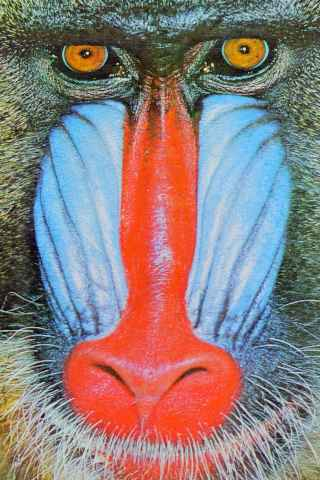
#> input picture lib/TFT_eSPI/examples/Generic/ESP32_SDcard_jpeg/Data/Baboon40.jpg, 320 x 480 px
$ python jpg_to_sjpg.py ../../TFT_eSPI/examples/Generic/ESP32_SDcard_jpeg/Data/Baboon40.jpg
#> lines starting #> are read from the running program, lines starting #| are printed output that depends on the picture
#!/usr/bin/env python3
# SJPEG converter script for LVGL
# Converts JPEG images to split JPEG (sjpg) format for efficient display
# Dependencies: Python 3, Pillow (PIL)

import math
import os
import sys
import time
from PIL import Image

# Constants
SJPG_FILE_FORMAT_VERSION = "V1.00"
JPEG_SPLIT_HEIGHT = 16

def print_usage():
    """Print usage information"""
    print("Usage: python jpg_to_sjpg.py <input_file.jpg>")
    print("")
    print("Example: python jpg_to_sjpg.py image.jpg")
    print("")
    print("Output files:")
    print("  <name>.sjpg  - Binary split JPEG file")
    print("  <name>.c     - C array header file for LVGL")
    sys.exit(1)

def check_dependencies():
    """Check if required dependencies are installed"""
    try:
        from PIL import Image
    except ImportError:
        print("Error: Pillow library not found!")
        print("Install with: pip install Pillow")
        sys.exit(1)

def main():
    # Check dependencies first
    check_dependencies()

    # Parse command line arguments
    if len(sys.argv) != 2:
        print_usage()

    input_file = sys.argv[1]

    # Extract output filename (handle both Unix and Windows paths)
    basename = os.path.basename(input_file)
    output_name = os.path.splitext(basename)[0]

    # Check if input file exists
    if not os.path.exists(input_file):
        print(f"\nError: File not found: {input_file}")
        sys.exit(1)

    print("\nConversion started...")
    start_time = time.time()

    try:
        im = Image.open(input_file)
#> im is the input picture: PIL image 320x480 RGB; mean R, G, B 141.1, 125, 124.7
        im.load()
    except Exception as e:
        print(f"\nError: Could not open image file: {e}")
        sys.exit(1)

    width, height = im.size
#> width = 320; height = 480
    print(f"\nInput:")
    print(f"\tFile: {input_file}")
    print(f"\tResolution: {width} x {height}")
#| 	Resolution: 320 x 480

    # Calculate split parameters
    block_size = JPEG_SPLIT_HEIGHT
    num_splits = math.ceil(height / block_size)
#> num_splits = 30

    print(f"\tSplits: {num_splits} (block size: {block_size}px)")
#| 	Splits: 30 (block size: 16px)

    # Temporary files for each split
    temp_files = []
    lenbuf = []

    try:
        # Process each split
        row_remaining = height
#> row_remaining = 480
        for i in range(num_splits):
            if row_remaining < block_size:
                crop = im.crop((0, i * block_size, width, row_remaining + i * block_size))
            else:
                crop = im.crop((0, i * block_size, width, block_size + i * block_size))

            row_remaining -= block_size

            # Save split as temporary JPEG
            temp_file = f"{i}.jpg"
            temp_files.append(temp_file)
            crop.save(temp_file, quality=90)
            lenbuf.append(os.path.getsize(temp_file))
#> this loop made 30 passes
#> pass 1, in main, `crop = im.crop((0, i * block_size, width, block_size + i * block_size))`:
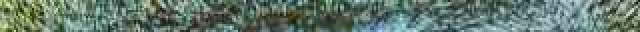
#> crop: PIL image 320x16 RGB (shown 2 times larger); mean R, G, B 98.2, 120.1, 109
#> pass 2, in main, `crop = im.crop((0, i * block_size, width, block_size + i * block_size))`:
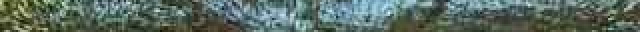
#> crop: PIL image 320x16 RGB (shown 2 times larger); mean R, G, B 89.9, 107.5, 98.4
#> pass 3, in main, `crop = im.crop((0, i * block_size, width, block_size + i * block_size))`:
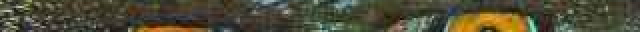
#> crop: PIL image 320x16 RGB (shown 2 times larger); mean R, G, B 77.8, 75, 53.8
#> after the loop:
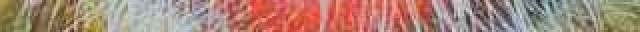
#> crop: PIL image 320x16 RGB (shown 2 times larger); mean R, G, B 168.3, 133.4, 119.8
#> after the loop, lenbuf = 30 values, max 2940 at index 5, min 1800 at index 11, mean 2263.2; row_remaining = 0; temp_files = 30 items, first 6: '0.jpg', '1.jpg', '2.jpg', '3.jpg', '4.jpg', '5.jpg'

        # Read all split data
        sjpeg_data = bytearray()
        for temp_file in temp_files:
            with open(temp_file, 'rb') as f:
                sjpeg_data.extend(f.read())
#> this loop made 30 passes
#> temp_file on passes 1 to 12: '0.jpg', '1.jpg', '2.jpg', '3.jpg', '4.jpg', '5.jpg', '6.jpg', '7.jpg', '8.jpg', '9.jpg', '10.jpg', '11.jpg'

        # Build header
        header = bytearray()

        # Magic number "_SJPG__" (7 bytes)
        header.extend(b"_SJPG__")

        # Version string with padding (6 bytes)
        version_str = "\x00" + SJPG_FILE_FORMAT_VERSION + "\x00"
        header.extend(version_str.encode('UTF-8'))

        # Width (2 bytes, little endian)
        header.extend(width.to_bytes(2, byteorder='little'))

        # Height (2 bytes, little endian)
        header.extend(height.to_bytes(2, byteorder='little'))

        # Number of splits (2 bytes, little endian)
        header.extend(num_splits.to_bytes(2, byteorder='little'))

        # Block size (2 bytes, little endian)
        header.extend(block_size.to_bytes(2, byteorder='little'))

        # Length of each split (2 bytes each, little endian)
        for item_len in lenbuf:
            header.extend(item_len.to_bytes(2, byteorder='little'))
#> this loop made 30 passes
#> item_len on passes 1 to 12: 2938, 2738, 2278, 2608, 2818, 2940, 2581, 2300, 2082, 1942, 1826, 1800

        # Combine header and data
        sjpeg = header + sjpeg_data

        # Write binary output file
        output_sjpg = f"{output_name}.sjpg"
        with open(output_sjpg, 'wb') as f:
            f.write(sjpeg)

        # Generate C array code
        c_code = f"// LVGL SJPG C Array - Generated by jpg_to_sjpg.py\n"
        c_code += f"// Image: {input_file}\n"
        c_code += f"// Resolution: {width} x {height}\n"
        c_code += f"#include \"lvgl/lvgl.h\"\n\n"
        c_code += f"const uint8_t {output_name}_map[] = {{\n"

        # Write bytes with formatting (16 bytes per line)
        new_line_threshold = 0
        for i in range(len(sjpeg)):
            c_code += f"\t0x{sjpeg[i]:02X},"
            new_line_threshold += 1
            if new_line_threshold >= 16:
                c_code += "\n"
                new_line_threshold = 0
#> this loop made 67977 passes
#> after the loop, new_line_threshold = 9

        c_code += "\n};\n\n"
        c_code += f"lv_img_dsc_t {output_name} = {{\n"
        c_code += f"\t.header.always_zero = 0,\n"
        c_code += f"\t.header.w = {width},\n"
        c_code += f"\t.header.h = {height},\n"
        c_code += f"\t.data_size = {len(sjpeg)},\n"
        c_code += f"\t.header.cf = LV_IMG_CF_RAW,\n"
        c_code += f"\t.data = {output_name}_map,\n"
        c_code += f"}};\n"

        # Write C array file
        output_c = f"{output_name}.c"
        with open(output_c, 'w') as f:
            f.write(c_code)

        # Clean up temporary files
        for temp_file in temp_files:
            try:
                os.remove(temp_file)
            except OSError:
                pass  # Ignore cleanup errors

        # Print results
        time_taken = time.time() - start_time
        print(f"\nOutput:")
        print(f"\tTime taken: {time_taken:.2f} sec")
        print(f"\tBinary size: {len(sjpeg) / 1024:.1f} KB")
#| 	Binary size: 66.4 KB
        print(f"\t{output_sjpg}\t(binary file)")
        print(f"\t{output_c}\t(C array header)")
        print(f"\nAll good!\n")

    except Exception as e:
        print(f"\nError during conversion: {e}")
        # Clean up on error
        for temp_file in temp_files:
            try:
                if os.path.exists(temp_file):
                    os.remove(temp_file)
            except OSError:
                pass
        sys.exit(1)

if __name__ == "__main__":
    main()

$ run again, on lib/TFT_eSPI/examples/Generic/ESP32_SDcard_jpeg/Data/Mouse480.jpg
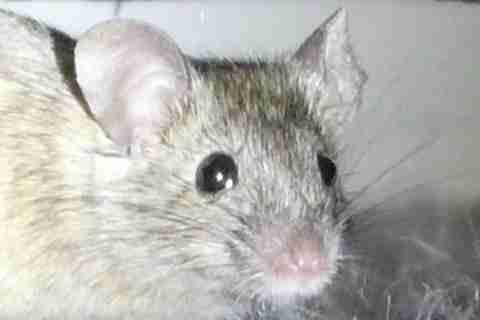
#> input picture lib/TFT_eSPI/examples/Generic/ESP32_SDcard_jpeg/Data/Mouse480.jpg, 480 x 320 px
#> in main, im is the input picture: PIL image 480x320 RGB; mean R, G, B 180.9, 180.5, 176
#| 	Resolution: 480 x 320
#| 	Splits: 20 (block size: 16px)
#> the loop in main, `for i in range(num_splits):` made 20 passes
#> pass 1, in main, `crop = im.crop((0, i * block_size, width, block_size + i * block_size))`:
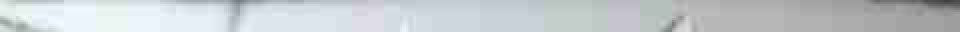
#> crop: PIL image 480x16 RGB (shown 2 times larger); mean R, G, B 196.8, 202.7, 206
#> after the loop in main, `for i in range(num_splits):`:
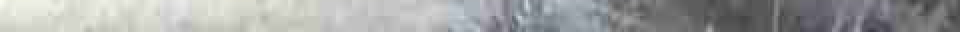
#> crop: PIL image 480x16 RGB (shown 2 times larger); mean R, G, B 160.9, 162.4, 161.5
#> after the loop in main, `for i in range(num_splits):`: lenbuf = [1135, 1146, 1161, 1400, 1458, 1491, 1504, 1491, 1471, 1547, 1421, 1611, 1628, 1565, 1472, 1408, 1368, 1336, 1373, 1400]; row_remaining = 0; temp_files = ['0.jpg', '1.jpg', '2.jpg', '3.jpg', '4.jpg', '5.jpg', '6.jpg', '7.jpg', '8.jpg', '9.jpg', '10.jpg', '11.jpg', '12.jpg', '13.jpg', '14.jpg', '15.jpg', '16.jpg', '17.jpg', '18.jpg', '19.jpg']
#> the loop in main, `for temp_file in temp_files:` made 20 passes
#> temp_file on passes 1 to 8: '0.jpg', '1.jpg', '2.jpg', '3.jpg', '4.jpg', '5.jpg', '6.jpg', '7.jpg'
#> the loop in main, `for item_len in lenbuf:` made 20 passes
#> item_len on passes 1 to 8: 1135, 1146, 1161, 1400, 1458, 1491, 1504, 1491
#> the loop in main, `for i in range(len(sjpeg)):` made 28448 passes
#> after the loop in main, `for i in range(len(sjpeg)):`: new_line_threshold = 0
#| 	Binary size: 27.8 KB
